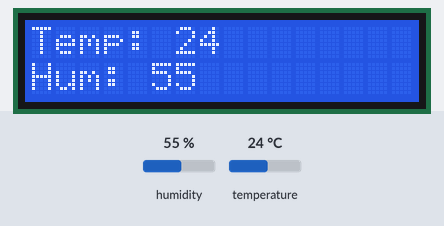
Recording of a program running on a simulated Raspberry Pi (BCM pin numbers). On the bench: 16×2 character LCD. Inputs (shaded band) come from the test bench; at power-on: humidity 55 %, temperature 24 °C. Web requests get an empty 200 reply after 0.4 s; what the program prints to the terminal is not drawn.

Above: at 1.2 s.
1.3 s: humidity set to 22 %
At 9.5 s:
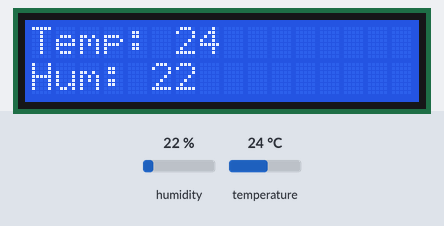
10.1 s: temperature set to 12 °C
At 17.5 s:
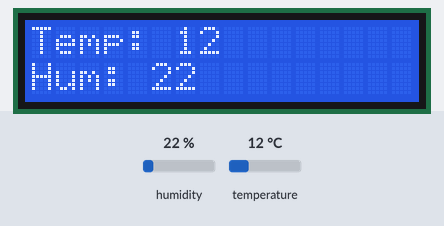
18.5 s: humidity set to 40 %
At 26.6 s:
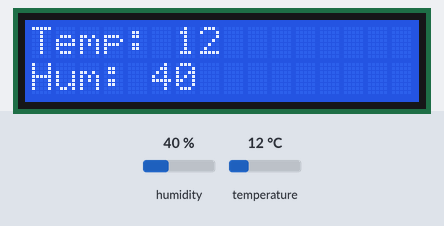
26.9 s: temperature set to 19 °C
At 34.7 s:
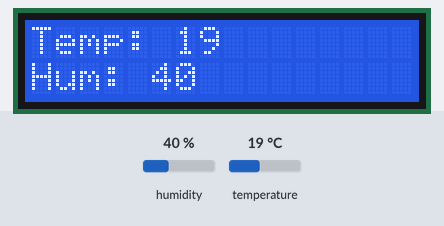
Timing chart, 0 to 36.2 s (numbered marks = the images above; inputs shaded):
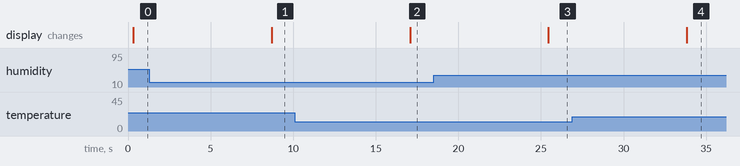

Measured:
- after the input at 1.3 s, the display: changes after 7.4 s (image 1)
- after the input at 10.1 s, the display: changes after 7.0 s (image 2)
- after the input at 18.5 s, the display: changes after 7.0 s (image 3)
- after the input at 26.9 s, the display: changes after 6.9 s (image 4)

The program:

dht_lcd.py
```python
from RPLCD.i2c import CharLCD
import time
import board
import adafruit_dht
import requests

# Set up DHT sensor
sensor = adafruit_dht.DHT11(board.D22)

# Target Spring Boot API endpoint
url2 = "http://192.168.31.213:12500/api/dht/add"
url = "http://192.168.31.213:12500/api/dht/stream"

lcd = CharLCD(i2c_expander='PCF8574', address=0x27, port=1, cols=16, rows=2, dotsize=8)
lcd.clear()


# Loop to read sensor data and send it to the API
while True:
    try:
        # Get temperature and humidity from the sensor
        temp = sensor.temperature
        humidity = sensor.humidity

        # Create a dictionary with the data to send
        data = {
            "temperature": temp,
            "humidity": humidity
        }

        for i in range(10):
            lcd.clear()
            lcd.write_string("Temp: " + str(temp) + "\n\r")
            lcd.write_string("Hum: " + str(humidity))
            time.sleep(0.5)

        # Send the data as a POST request to the Spring Boot API
        response = requests.post(url, json=data)
        response2 = requests.post(url2, json=data)

        print(f"Data sent: {response.status_code} {response2.status_code}")

    except RuntimeError as error:
        print(error.args[0])  # Sensor error
        time.sleep(2.0)
        continue
    except Exception as error:
        sensor.exit()
        lcd.clear()
        lcd.exit()
        raise error

    # Wait before reading again
    time.sleep(2.0)
```
